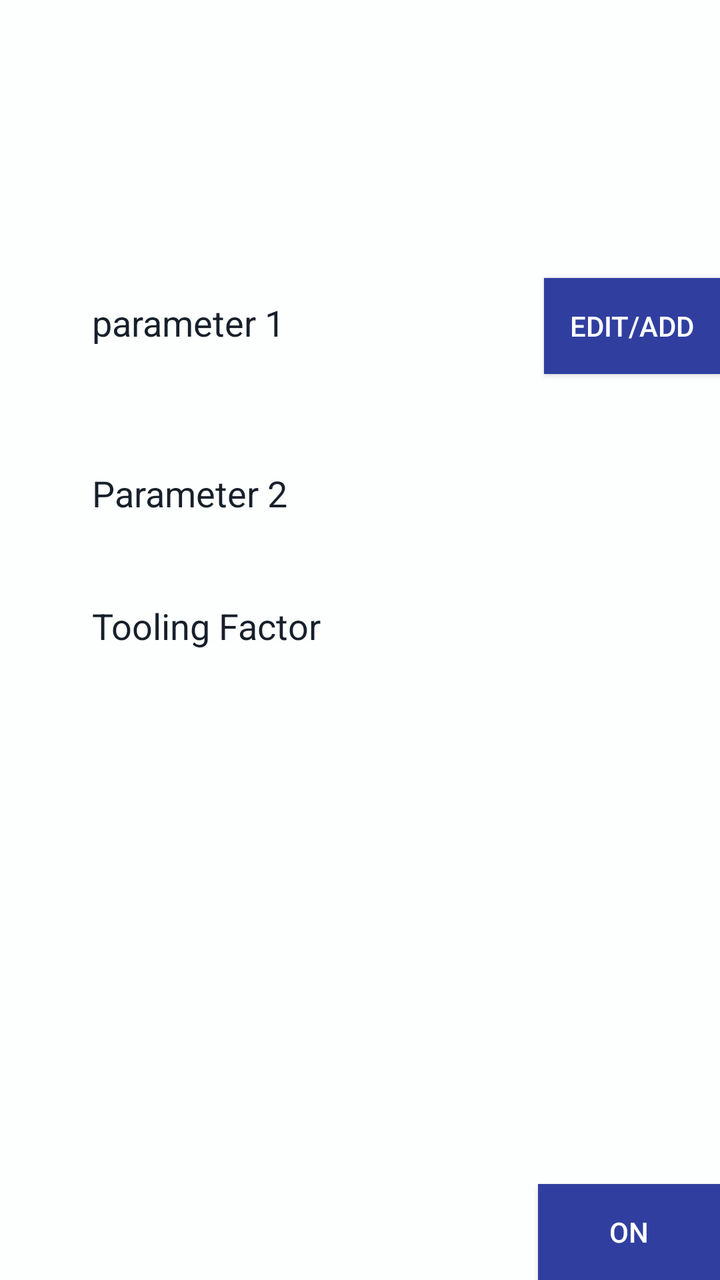
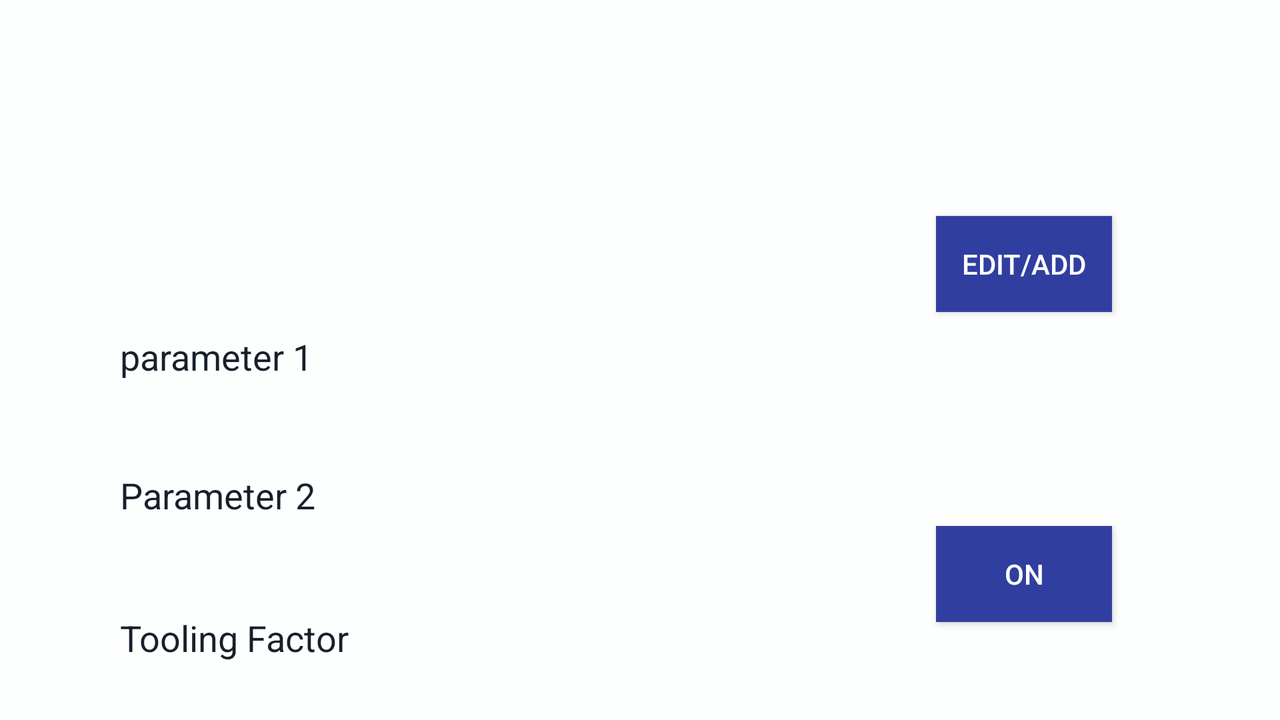

The same Android screen from two of the app's own layout files: first res/layout/ as a phone draws it, then the repository's variant for another configuration, drawn on a device whose configuration selects that folder. Both files follow.
<!-- AndroidManifest.xml: application theme AppTheme -->
<!-- res/layout/activity_main.xml -->
<?xml version="1.0" encoding="utf-8"?>
<RelativeLayout
    xmlns:android="http://schemas.android.com/apk/res/android"
    xmlns:app="http://schemas.android.com/apk/res-auto"
    xmlns:tools="http://schemas.android.com/tools"
    android:layout_height="match_parent"
    android:background="@color/white"
    android:layout_width="match_parent"
   >

    <Spinner
        android:id="@+id/spinner"
        android:layout_width="300dp"
        android:layout_height="wrap_content"
        android:background="@color/colorPrimaryDark"
        android:entries="@color/black"
        android:popupBackground="@color/colorPrimaryDark"
        android:textColor="@color/black"
        android:textColorHint="@color/black"
        android:layout_marginTop="65dp"
        android:layout_alignParentTop="true"
        android:layout_alignParentLeft="true"
        android:layout_alignParentStart="true"
        android:layout_marginLeft="26dp"
        android:layout_marginStart="26dp" />

    <EditText
        android:id="@+id/editText2"
        android:layout_width="wrap_content"
        android:layout_height="wrap_content"
        android:ems="10"
        android:hint="parameter 1"
        android:inputType="numberDecimal"
        android:textColor="@color/black"
        android:textColorHint="@color/black"
        android:layout_marginTop="74dp"
        android:layout_below="@+id/spinner"
        android:layout_alignLeft="@+id/spinner"
        android:layout_alignStart="@+id/spinner"
        android:layout_marginLeft="16dp"
        android:layout_marginStart="16dp" />

    <EditText
        android:id="@+id/editText3"
        android:layout_width="wrap_content"
        android:layout_height="wrap_content"
        android:ems="10"
        android:hint="Parameter 2"
        android:inputType="numberDecimal"
        android:textColor="@color/black"
        android:textColorHint="@color/black"
        android:layout_marginTop="44dp"
        android:layout_below="@+id/editText2"
        android:layout_alignLeft="@+id/editText2"
        android:layout_alignStart="@+id/editText2" />

    <EditText
        android:id="@+id/editText4"
        android:layout_width="wrap_content"
        android:layout_height="wrap_content"
        android:ems="10"
        android:hint="Tooling Factor"
        android:inputType="numberDecimal"
        android:textColor="@color/black"
        android:textColorHint="@color/black"
        android:layout_marginTop="25dp"
        android:layout_below="@+id/editText3"
        android:layout_alignLeft="@+id/editText3"
        android:layout_alignStart="@+id/editText3" />

    <Button
        android:id="@+id/button"
        android:layout_width="wrap_content"
        android:layout_height="wrap_content"
        android:text="ON"
        android:background="@color/colorPrimaryDark"

        android:layout_alignParentBottom="true"
        android:layout_toRightOf="@+id/editText4"
        android:layout_marginLeft="17dp"
        android:layout_marginStart="17dp"
        android:layout_alignParentRight="true"
        android:layout_alignParentEnd="true" />


    <Button
        android:id="@+id/button3"
        android:layout_width="wrap_content"
        android:layout_height="wrap_content"
        android:text="Edit/Add"
        android:background="@color/colorPrimaryDark"
        android:textColor="@color/white"
        android:layout_alignTop="@+id/editText2"
        android:layout_alignParentRight="true"
        android:layout_alignParentEnd="true" />




</RelativeLayout>
<!-- resources referenced by this layout -->
<resources>
  <color name="black">#17202a</color>
  <color name="colorPrimaryDark">#303F9F</color>
  <color name="white">#fdfefe</color>
  <style name="AppTheme" parent="Theme.AppCompat">
          
          <item name="colorPrimary">@color/colorPrimary</item>
          <item name="colorPrimaryDark">@color/colorPrimaryDark</item>
          <item name="colorAccent">@color/colorAccent</item>
      </style>
  <color name="colorPrimary">#3F51B5</color>
  <color name="colorAccent">#FF4081</color>
</resources>
<!-- res/layout-land/activity_main.xml (the repository's variant of the layout above) -->
<!-- drawn on the phone turned sideways -->
<?xml version="1.0" encoding="utf-8"?>
<RelativeLayout
    xmlns:android="http://schemas.android.com/apk/res/android"
    xmlns:app="http://schemas.android.com/apk/res-auto"
    xmlns:tools="http://schemas.android.com/tools"
    android:layout_height="match_parent"
    android:background="@color/white"
    android:layout_width="match_parent"
    android:id="@+id/MainRelativeLayout"
   >

    <Spinner
        android:id="@+id/spinner"
        android:layout_width="300dp"
        android:layout_height="wrap_content"
        android:layout_marginLeft="27dp"
        android:layout_marginStart="27dp"
        android:background="@color/colorPrimaryDark"
        android:entries="@color/black"
        android:popupBackground="@color/colorPrimaryDark"
        android:textColor="@color/black"
        android:textColorHint="@color/black"
        android:layout_above="@+id/button3"
        android:layout_alignParentLeft="true"
        android:layout_alignParentStart="true" />

    <EditText
        android:id="@+id/editText2"
        android:layout_width="wrap_content"
        android:layout_height="wrap_content"
        android:layout_above="@+id/editText3"
        android:layout_alignLeft="@+id/editText3"
        android:layout_alignStart="@+id/editText3"
        android:layout_marginBottom="28dp"
        android:ems="10"
        android:hint="parameter 1"
        android:inputType="numberDecimal"
        android:textColor="@color/black"
        android:textColorHint="@color/black" />

    <EditText
        android:id="@+id/editText3"
        android:layout_width="wrap_content"
        android:layout_height="wrap_content"
        android:layout_above="@+id/editText4"
        android:layout_alignLeft="@+id/editText4"
        android:layout_alignStart="@+id/editText4"
        android:layout_marginBottom="30dp"
        android:ems="10"
        android:hint="Parameter 2"
        android:inputType="numberDecimal"
        android:textColor="@color/black"
        android:textColorHint="@color/black" />

    <EditText
        android:id="@+id/editText4"
        android:layout_width="wrap_content"
        android:layout_height="wrap_content"
        android:ems="10"
        android:hint="Tooling Factor"
        android:inputType="numberDecimal"
        android:textColor="@color/black"
        android:textColorHint="@color/black"
        android:layout_alignParentBottom="true"
        android:layout_alignLeft="@+id/spinner"
        android:layout_alignStart="@+id/spinner"
        android:layout_marginLeft="29dp"
        android:layout_marginStart="29dp"
        android:layout_marginBottom="22dp" />

    <Button
        android:id="@+id/button"
        android:layout_width="wrap_content"
        android:layout_height="wrap_content"
        android:text="ON"
        android:background="@color/colorPrimaryDark"
        android:layout_marginBottom="49dp"
        android:layout_alignParentBottom="true"
        android:layout_alignLeft="@+id/button3"
        android:layout_alignStart="@+id/button3"

       />


    <Button
        android:id="@+id/button3"
        android:layout_width="wrap_content"
        android:layout_height="wrap_content"
        android:text="Edit/Add"
        android:background="@color/colorPrimaryDark"
        android:layout_marginRight="84dp"
        android:layout_marginEnd="84dp"
        android:textColor="@color/white"
        android:layout_above="@+id/editText2"
        android:layout_alignParentRight="true"
        android:layout_alignParentEnd="true" />




</RelativeLayout>
